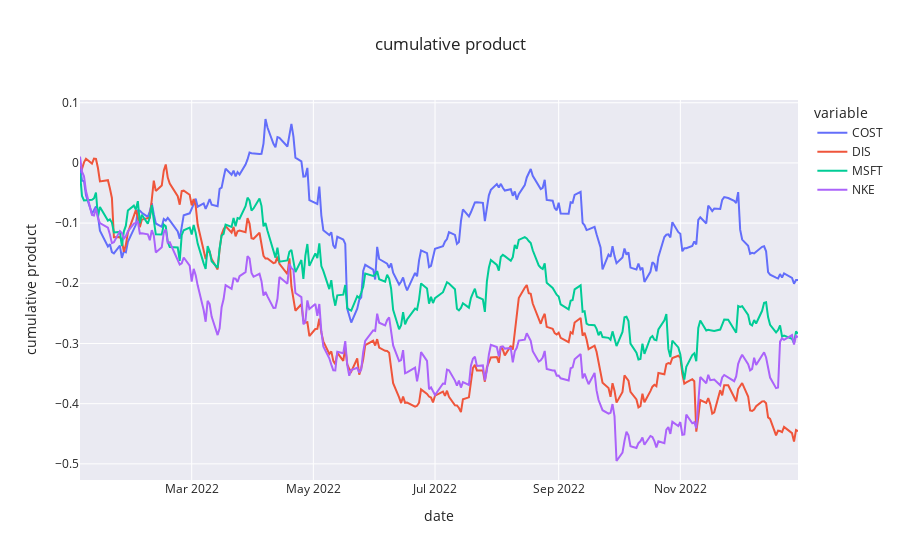

Notebook cell for this chart:
### Code cell
plot(recent_cumulative_product, 'date', 'cumulative product', 'cumulative product' )

### Figure 1 — Plotly figure (JSON) as saved in the notebook; plotly's stock layout.template omitted (floating-point values rounded to 4 significant figures; data arrays with more than 128 entries replaced by an {"elided": "..."} marker saying what was removed)
{"data": [{"hovertemplate": "variable=COST<br>Date=%{x}<br>value=%{y}<extra></extra>", "legendgroup": "COST", "line": {"color": "#636efa", "dash": "solid"}, "marker": {"symbol": "circle"}, "mode": "lines", "name": "COST", "orientation": "v", "showlegend": true, "type": "scatter", "x": {"elided": "250 str values"}, "xaxis": "x", "y": {"elided": "250 float values"}, "yaxis": "y"}, {"hovertemplate": "variable=DIS<br>Date=%{x}<br>value=%{y}<extra></extra>", "legendgroup": "DIS", "line": {"color": "#EF553B", "dash": "solid"}, "marker": {"symbol": "circle"}, "mode": "lines", "name": "DIS", "orientation": "v", "showlegend": true, "type": "scatter", "x": {"elided": "250 str values"}, "xaxis": "x", "y": {"elided": "250 float values"}, "yaxis": "y"}, {"hovertemplate": "variable=MSFT<br>Date=%{x}<br>value=%{y}<extra></extra>", "legendgroup": "MSFT", "line": {"color": "#00cc96", "dash": "solid"}, "marker": {"symbol": "circle"}, "mode": "lines", "name": "MSFT", "orientation": "v", "showlegend": true, "type": "scatter", "x": {"elided": "250 str values"}, "xaxis": "x", "y": {"elided": "250 float values"}, "yaxis": "y"}, {"hovertemplate": "variable=NKE<br>Date=%{x}<br>value=%{y}<extra></extra>", "legendgroup": "NKE", "line": {"color": "#ab63fa", "dash": "solid"}, "marker": {"symbol": "circle"}, "mode": "lines", "name": "NKE", "orientation": "v", "showlegend": true, "type": "scatter", "x": {"elided": "250 str values"}, "xaxis": "x", "y": {"elided": "250 float values"}, "yaxis": "y"}], "layout": {"legend": {"title": {"text": "variable"}, "tracegroupgap": 0}, "showlegend": true, "title": {"text": "cumulative product"}, "xaxis": {"anchor": "y", "domain": [0, 1], "title": {"text": "date"}}, "yaxis": {"anchor": "x", "domain": [0, 1], "title": {"text": "cumulative product"}}}}
